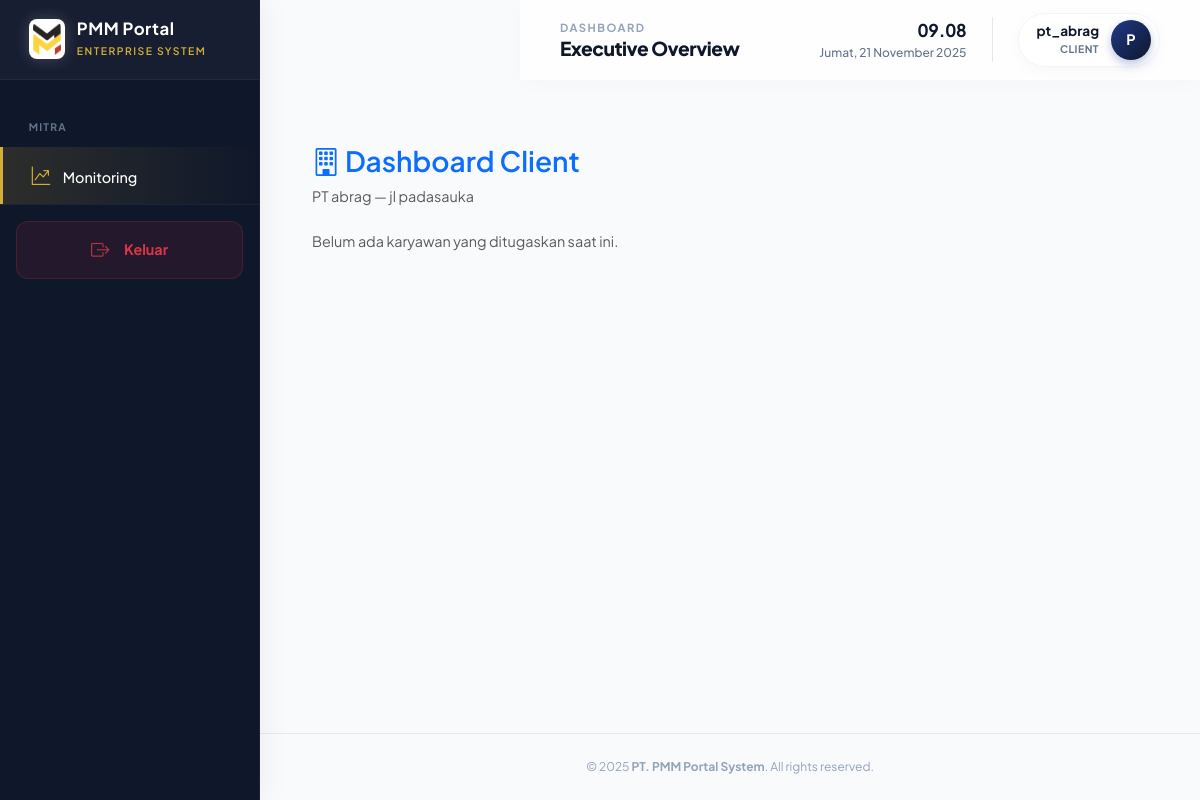
Page /client/dashboard (signed in) on the committed database.
### app/models.py (models this page shows, shortened)
class User(UserMixin, db.Model):
    __tablename__ = "users"
    id = db.Column(db.Integer, primary_key=True)
    username = db.Column(db.String(100), unique=True, nullable=False)
    password_hash = db.Column(db.String(200), nullable=False)
    role = db.Column(db.String(50), nullable=False)
    created_at = db.Column(db.DateTime, default=datetime.utcnow)
    active = db.Column(db.Boolean, default=True)
    client_account = db.relationship("Client", back_populates="user", uselist=False)

class Client(db.Model):
    __tablename__ = "clients"
    id = db.Column(db.Integer, primary_key=True)
    name = db.Column(db.String(150), nullable=False)
    address = db.Column(db.String(255))
    contact_person = db.Column(db.String(100))
    phone = db.Column(db.String(50))
    user_id = db.Column(db.Integer, db.ForeignKey("users.id"), unique=True)
    user = db.relationship("User", back_populates="client_account")
    contracts = db.relationship("Contract", backref="client", lazy=True, cascade="all, delete-orphan")
    employees = db.relationship("Employee", backref="client", lazy=True) # Karyawan tidak dihapus, hanya client_id jadi NULL (default)
    assignments = db.relationship("Assignment", backref="client", lazy=True, cascade="all, delete-orphan")

### app/client/routes.py (the view)
@client_bp.route("/dashboard", methods=["GET"])
@login_required
@role_required("client")
def dashboard_client():
    client = Client.query.filter_by(user_id=current_user.id).first_or_404()
    assignments = Assignment.query.filter_by(client_id=client.id, status="aktif").all()
    attendance_today = {
        a.employee_id: a for a in Attendance.query.filter_by(date=date.today()).all()
    }
    return render_template(
        "client/dashboard_client.html",
        client=client,
        assignments=assignments,
        attendance_today=attendance_today,
        today=date.today(),
    )

### app/__init__.py (called while the page is built)
@login_manager.user_loader
def load_user(user_id):
    from app.models import User  # Menghindari circular import
    return User.query.get(int(user_id))

### app/role_check.py (called while the page is built, shortened)
def role_required(*roles):
    def decorator(f):
        @wraps(f)
        def wrapper(*args, **kwargs):
            if not current_user.is_authenticated:
                flash("Silakan login terlebih dahulu.", "warning")
                return redirect(url_for("auth.login"))
            if current_user.role in ("admin", "hr"):
                return f(*args, **kwargs)
            return f(*args, **kwargs)
        return wrapper
    return decorator

### app/templates/client/dashboard_client.html (shortened to what this page needs)
{% extends 'base.html' %}
{% block content %}
<div class="container py-4">
  <h3 class="fw-semibold text-primary">
    <i class="bi bi-building"></i> Dashboard Client
  </h3>
  <p class="text-muted mb-4">
    {{ client.name }} &mdash; {{ client.address or '-' }}
  </p>
  {% if assignments %}
    <div class="row row-cols-1 row-cols-md-2 row-cols-lg-3 g-3">
      {% for a in assignments %}
      {% set emp = a.employee %}
      <div class="col">
        <div class="card shadow-sm border-0 h-100">
          <div class="card-body text-center">
            <img src="{{ url_for('static', filename='uploads/' ~ emp.photo) }}"
                 onerror="this.onerror=null;this.src='{{ url_for('static', filename='img/default_user.png') }}';"
                 alt="foto {{ emp.name }}"
                 width="80" height="80"
                 class="rounded-circle mb-2"
                 style="object-fit:cover;border:3px solid #eef1f3;">
            <h6 class="fw-bold text-primary mb-0">{{ emp.name }}</h6>
            <small class="text-muted d-block mb-1">{{ emp.position or "-" }}</small>
            <div class="text-muted small mb-2">
              <i class="bi bi-briefcase"></i> {{ emp.job_type|capitalize }}
            </div>
            {% set att = attendance_today.get(emp.id) %}
            <div class="small mt-2">
              {% if att %}
                <span class="text-success">✅ Check‑In : {{ att.check_in or '-' }}</span><br>
                <span class="text-info">👋 Check‑Out : {{ att.check_out or '-' }}</span>
              {% else %}
                <span class="text-muted">⏰ Belum ada absen hari ini.</span>
              {% endif %}
            </div>
          </div>
        </div>
      </div>
      {% endfor %}
    </div>
  {% else %}
    <p class="text-muted mt-3">
      Belum ada karyawan yang ditugaskan saat ini.
    </p>
  {% endif %}
</div>
{% endblock %}

### app/templates/base.html (shortened to what this page needs)
<!DOCTYPE html>
<html lang="id">
<head>
  <link href="https://cdn.jsdelivr.net/npm/bootstrap@5.3.3/dist/css/bootstrap.min.css" rel="stylesheet" />
  <link href="https://cdn.jsdelivr.net/npm/bootstrap-icons@1.11.3/font/bootstrap-icons.css" rel="stylesheet" />
  <link rel="stylesheet" href="{{ url_for('static', filename='css/luxury.css') }}">
</head>
<body>
  <aside class="sidebar" id="sidebar">
    <div class="sidebar-header">
      <a href="{{ url_for('hr.hr_dashboard') if current_user.role in ['admin', 'hr'] else '#' }}" class="brand-logo">
        <img src="{{ url_for('static', filename='uploads/logo login.png') }}" alt="PMM Logo" />
        <div class="brand-text">
          <h5>PMM Portal</h5>
          <small>Enterprise System</small>
        </div>
      </a>
    </div>
    <div class="sidebar-content" style="flex: 1; overflow-y: auto; padding-top: 10px;">
      <nav class="nav flex-column">
        {% if current_user.is_authenticated %}
          {% if current_user.role in ['admin', 'hr'] %}
            <div class="nav-section">Manajemen Utama</div>
            <a class="nav-link {% if request.path.startswith('/hr/dashboard') %}active{% endif %}" href="{{ url_for('hr.hr_dashboard') }}">
              <i class="bi bi-speedometer2"></i> Dashboard
            </a>
            <a class="nav-link {% if request.path.startswith('/hr/employees') %}active{% endif %}" href="{{ url_for('hr.manage_employees') }}">
              <i class="bi bi-people-fill"></i> Data Karyawan
            </a>
            <a class="nav-link {% if request.path.startswith('/hr/clients') %}active{% endif %}" href="{{ url_for('hr.manage_clients') }}">
              <i class="bi bi-briefcase-fill"></i> Data Client
            </a>
            <div class="nav-section">Operasional</div>
            <a class="nav-link {% if request.path.startswith('/hr/attendance') %}active{% endif %}" href="{{ url_for('hr.attendance_dashboard') }}">
              <i class="bi bi-calendar-check-fill"></i> Absensi Harian
            </a>
            <a class="nav-link {% if request.path.startswith('/hr/operation') %}active{% endif %}" href="{{ url_for('hr.operation_dashboard') }}">
              <i class="bi bi-truck"></i> Logistik & Ops
            </a>
          {% elif current_user.role == 'employee' %}
            <div class="nav-section">Karyawan</div>
            <a class="nav-link {% if request.path.startswith('/employee/dashboard') %}active{% endif %}" href="{{ url_for('employee.dashboard_employee') }}">
              <i class="bi bi-person-workspace"></i> Portal Saya
            </a>
          {% elif current_user.role == 'client' %}
            <div class="nav-section">Mitra</div>
            <a class="nav-link {% if request.path.startswith('/client/dashboard') %}active{% endif %}" href="{{ url_for('client.dashboard_client') }}">
              <i class="bi bi-graph-up-arrow"></i> Monitoring
            </a>
          {% endif %}
        {% endif %}
      </nav>
    </div>
    <div class="mt-auto p-3" style="border-top: 1px solid rgba(255,255,255,0.05);">
      {% if current_user.is_authenticated %}
      <a href="{{ url_for('auth.logout') }}" class="nav-link text-danger fw-bold d-flex align-items-center justify-content-center" style="background: rgba(220, 53, 69, 0.1); border-radius: 12px; border: 1px solid rgba(220, 53, 69, 0.2);">
        <i class="bi bi-box-arrow-right me-2" style="color: #ef4444;"></i> Keluar
      </a>
      {% endif %}
    </div>
  </aside>
  <div class="main-content">
    <header class="top-navbar">
      <div class="d-flex align-items-center gap-3">
        <div class="page-title-wrapper">
          <span class="page-subtitle">PMM Enterprise</span>
          <h4 class="page-title-main" id="dynamicPageTitle">Dashboard</h4>
        </div>
      </div>
      <div class="d-flex align-items-center">
        <div class="datetime-box d-none d-md-block">
          <div class="live-clock" id="liveClock">00:00</div>
          <div class="live-date" id="currentDate">...</div>
        </div>
        {% if current_user.is_authenticated %}
        <div class="user-pill">
          <div class="user-info d-none d-md-block">
             <span class="user-name">{{ current_user.username }}</span>
             <span class="user-role">{{ current_user.role }}</span>
          </div>
          <div class="avatar-circle">
             {{ current_user.username[0]|upper if current_user.username else 'U' }}
          </div>
        </div>
        {% endif %}
      </div>
    </header>
    <div class="content-body">
      {% block content %}{% endblock %}
    </div>
    <footer style="background: transparent; padding: 1.5rem 2.5rem; text-align: center; font-size: 0.75rem; color: #94a3b8; border-top: 1px solid #e2e8f0; margin-top: auto;">
      <span>&copy; {{ current_year or 2025 }} <strong>PT. PMM Portal System</strong>. All rights reserved.</span>
    </footer>
  </div>
</body>
</html>

### app/static/css/luxury.css (style rules this page uses)
:root { --corp-dark: #0f172a; --corp-primary: #1e3a8a; --corp-accent: #d4af37; --corp-bg: #f8fafc; --corp-text: #334155; --sidebar-width: 260px; --shadow-luxury: 0 10px 30px -10px rgba(15, 23, 42, 0.08); --ease-luxury: cubic-bezier(0.23, 1, 0.32, 1); }
body { font-family: 'Plus Jakarta Sans', sans-serif; background-color: var(--corp-bg); color: var(--corp-text); overflow-x: hidden; font-size: 0.9rem; }
.sidebar { position: fixed; top: 0; left: 0; height: 100vh; width: var(--sidebar-width); background: #0f172a; color: #fff; z-index: 1000; transition: all 0.4s var(--ease-luxury); border-right: 1px solid rgba(255,255,255,0.05); box-shadow: 5px 0 25px rgba(0,0,0,0.05); }
.sidebar-header { height: 80px; display: flex; align-items: center; padding: 0 1.8rem; background: rgba(255,255,255,0.03); border-bottom: 1px solid rgba(255,255,255,0.05); }
.brand-logo { display: flex; align-items: center; gap: 12px; text-decoration: none; color: #fff; }
.brand-logo img { height: 40px; background: #fff; padding: 4px; border-radius: 8px; box-shadow: 0 0 15px rgba(255,255,255,0.2); }
.brand-text h5 { font-size: 1.05rem; font-weight: 700; margin: 0; letter-spacing: 0.5px; }
.brand-text small { color: var(--corp-accent); letter-spacing: 1.5px; font-size: 0.65rem; font-weight: 600; text-transform: uppercase; }
.nav-section { font-size: 0.65rem; text-transform: uppercase; color: #64748b; font-weight: 700; letter-spacing: 1.2px; padding: 1.8rem 1.8rem 0.8rem 1.8rem; }
.nav-link { color: #cbd5e1; padding: 0.9rem 1.8rem; font-weight: 500; border-left: 3px solid transparent; transition: all 0.3s ease; font-size: 0.9rem; }
.nav-link.active { background: linear-gradient(90deg, rgba(212, 175, 55, 0.15) 0%, transparent 100%); color: #fff; border-left-color: var(--corp-accent); }
.nav-link i { width: 25px; margin-right: 10px; font-size: 1.15rem; color: var(--corp-accent); opacity: 0.7; }
.nav-link.active i { opacity: 1; }
.top-navbar { height: 80px; background: rgba(255, 255, 255, 0.8); backdrop-filter: blur(20px); -webkit-backdrop-filter: blur(20px); border-bottom: 1px solid rgba(255, 255, 255, 0.6); display: flex; align-items: center; justify-content: space-between; padding: 0 2.5rem; margin-left: var(--sidebar-width); position: sticky; top: 0; z-index: 900; transition: margin-left 0.4s var(--ease-luxury); box-shadow: 0 4px 20px rgba(0,0,0,0.02); }
.page-title-wrapper { display: flex; flex-direction: column; justify-content: center; }
.page-subtitle { font-size: 0.7rem; color: #94a3b8; font-weight: 700; text-transform: uppercase; letter-spacing: 1.5px; margin-bottom: 2px; }
.page-title-main { font-size: 1.2rem; font-weight: 800; color: var(--corp-dark); letter-spacing: -0.5px; line-height: 1.2; margin: 0; }
.datetime-box { text-align: right; margin-right: 25px; padding-right: 25px; border-right: 1px solid #e2e8f0; }
.live-clock { font-size: 1.1rem; font-weight: 700; color: var(--corp-dark); font-variant-numeric: tabular-nums; }
.live-date { font-size: 0.75rem; color: #64748b; font-weight: 500; }
.user-pill { display: flex; align-items: center; gap: 12px; background: #fff; padding: 6px 8px 6px 18px; border-radius: 50px; border: 1px solid #f1f5f9; box-shadow: 0 4px 15px rgba(0,0,0,0.03); transition: all 0.3s ease; cursor: default; }
.user-info { text-align: right; line-height: 1.2; }
.user-name { font-size: 0.85rem; font-weight: 700; color: var(--corp-dark); display: block; }
.user-role { font-size: 0.65rem; color: #64748b; text-transform: uppercase; font-weight: 700; letter-spacing: 0.5px; }
.avatar-circle { width: 40px; height: 40px; background: linear-gradient(135deg, var(--corp-primary), #0f172a); color: #fff; border-radius: 50%; display: flex; align-items: center; justify-content: center; font-weight: 700; box-shadow: 0 4px 10px rgba(30, 58, 138, 0.3); }
.main-content { margin-left: var(--sidebar-width); min-height: 100vh; display: flex; flex-direction: column; transition: margin-left 0.4s var(--ease-luxury); }
.content-body { padding: 2.5rem; flex: 1; }

### rows in the picture
User: username "pt_abrag", role "CLIENT", username "P"
Client: name "PT abrag", address "jl padasauka"

### other values in the picture
{{ current_year or 2025 }} "2025"
